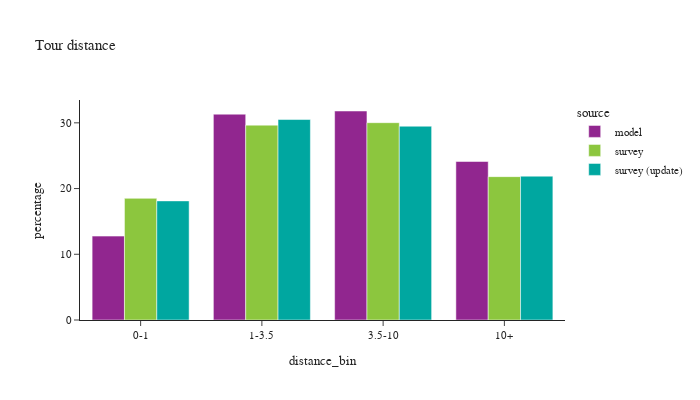

Source (notebook cell):
### Code cell
def plot_bins(df:pd.DataFrame, filter=None, title_name=None):

    if filter is not None:
        df = df.loc[filter]
    df_plot = df.loc[(df['distance_bin'] != float('nan'))].groupby(['source','distance_bin'])['toexpfac'].sum().reset_index()

    df_plot['percentage'] = df_plot.groupby(['source'], group_keys=False)['toexpfac']. \
        apply(lambda x: 100 * x / float(x.sum()))

    df_plot_ct = df.loc[(df['distance_bin'] != float('nan'))].groupby(['source','distance_bin'])['toexpfac'].count().reset_index().rename(columns={'toexpfac':'sample count'})

    df_plot = df_plot.merge(df_plot_ct, on=['source','distance_bin'])

    if title_name:
        chart_title = "Tour distance by purpose: "+title_name
    else:
        chart_title = "Tour distance"

    fig = px.bar(df_plot, x="distance_bin", y="percentage", color="source",barmode="group",
                facet_col_wrap=2, hover_data=['sample count'],
                title=chart_title)
    fig.for_each_annotation(lambda a: a.update(text = a.text.split("=")[-1]))
    fig.update_layout(height=400, width=700, font=dict(size=11))
    fig.show()

plot_bins(tour)

### Figure 1 — Plotly figure (JSON) as saved in the notebook; plotly's stock layout.template omitted (floating-point values rounded to 4 significant figures)
{"data": [{"alignmentgroup": "True", "customdata": [[689510], [1691727], [1717902], [1302868]], "hovertemplate": "source=model<br>distance_bin=%{x}<br>percentage=%{y}<br>sample count=%{customdata[0]}<extra></extra>", "legendgroup": "model", "marker": {"color": "#91268F", "pattern": {"shape": ""}}, "name": "model", "offsetgroup": "model", "orientation": "v", "showlegend": true, "textposition": "auto", "type": "bar", "x": ["0-1", "1-3.5", "3.5-10", "10+"], "xaxis": "x", "y": [12.76, 31.32, 31.8, 24.12], "yaxis": "y"}, {"alignmentgroup": "True", "customdata": [[2492], [3079], [2655], [1637]], "hovertemplate": "source=survey<br>distance_bin=%{x}<br>percentage=%{y}<br>sample count=%{customdata[0]}<extra></extra>", "legendgroup": "survey", "marker": {"color": "#8CC63E", "pattern": {"shape": ""}}, "name": "survey", "offsetgroup": "survey", "orientation": "v", "showlegend": true, "textposition": "auto", "type": "bar", "x": ["0-1", "1-3.5", "3.5-10", "10+"], "xaxis": "x", "y": [18.51, 29.65, 30.02, 21.81], "yaxis": "y"}, {"alignmentgroup": "True", "customdata": [[2615], [3209], [2736], [1722]], "hovertemplate": "source=survey (update)<br>distance_bin=%{x}<br>percentage=%{y}<br>sample count=%{customdata[0]}<extra></extra>", "legendgroup": "survey (update)", "marker": {"color": "#00A7A0", "pattern": {"shape": ""}}, "name": "survey (update)", "offsetgroup": "survey (update)", "orientation": "v", "showlegend": true, "textposition": "auto", "type": "bar", "x": ["0-1", "1-3.5", "3.5-10", "10+"], "xaxis": "x", "y": [18.13, 30.5, 29.49, 21.88], "yaxis": "y"}], "layout": {"barmode": "group", "font": {"size": 11}, "height": 400, "legend": {"title": {"text": "source"}, "tracegroupgap": 0}, "title": {"text": "Tour distance"}, "width": 700, "xaxis": {"anchor": "y", "domain": [0.0, 1.0], "title": {"text": "distance_bin"}}, "yaxis": {"anchor": "x", "domain": [0.0, 1.0], "title": {"text": "percentage"}}}}
